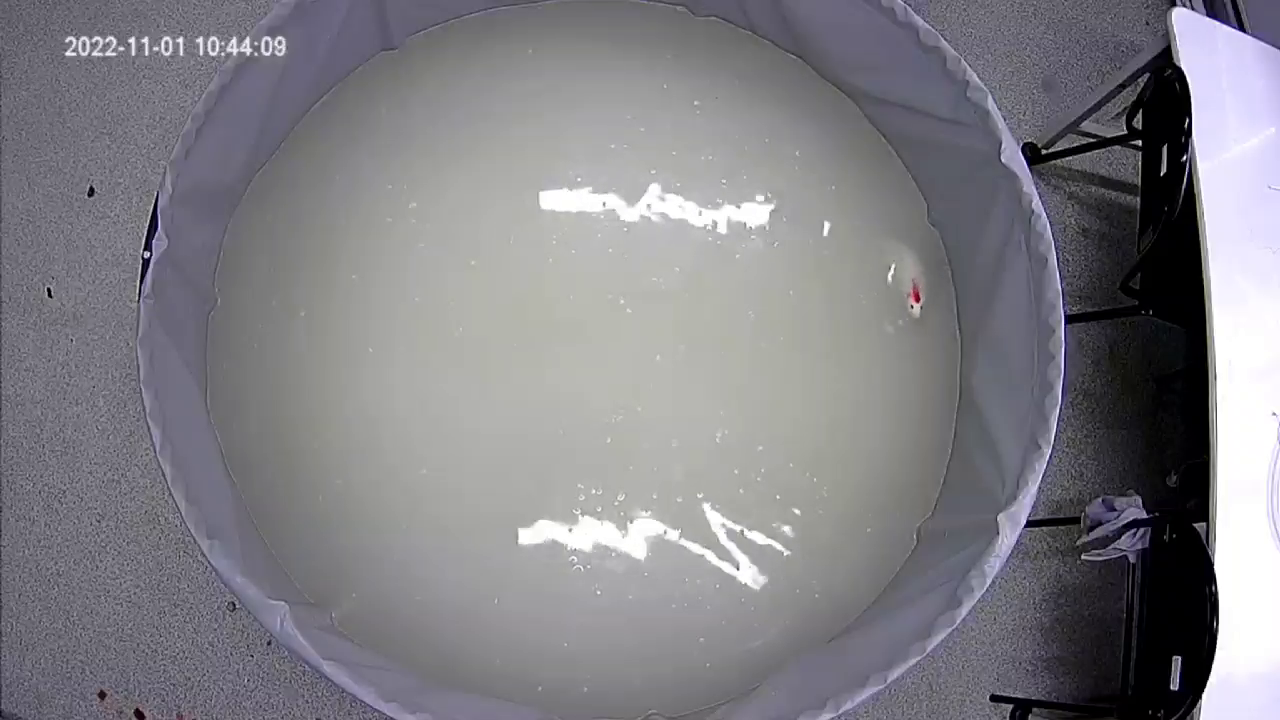
#> input picture frame 27 of Mouse1.mp4, 1280 x 720 px
$ python mouse_video.py
#> lines starting #> are read from the running program, lines starting #| are printed output that depends on the picture; after the words box and inside, x2 and y2 are one past the last pixel; in counts of white or black regions, pixels touching at a corner belong together
import tkinter as tk
from PIL import Image, ImageTk
import cv2
import numpy as np

cap = cv2.VideoCapture("Mouse1.mp4")
first_frame = cap.read()[1]
#> first_frame is the input picture: shape (720, 1280, 3); mean B, G, R 133, 127.5, 128.6
(w, h, c) = first_frame.shape
#> w = 720; h = 1280; c = 3
template = np.zeros(first_frame.shape[:2], dtype="uint8")
matrix = np.ones(first_frame.shape)*255
#cv2.imshow("template", template)
#cv2.imshow("matrix", matrix)
my_list =[]
while True:
    frame = cap.read()[1]
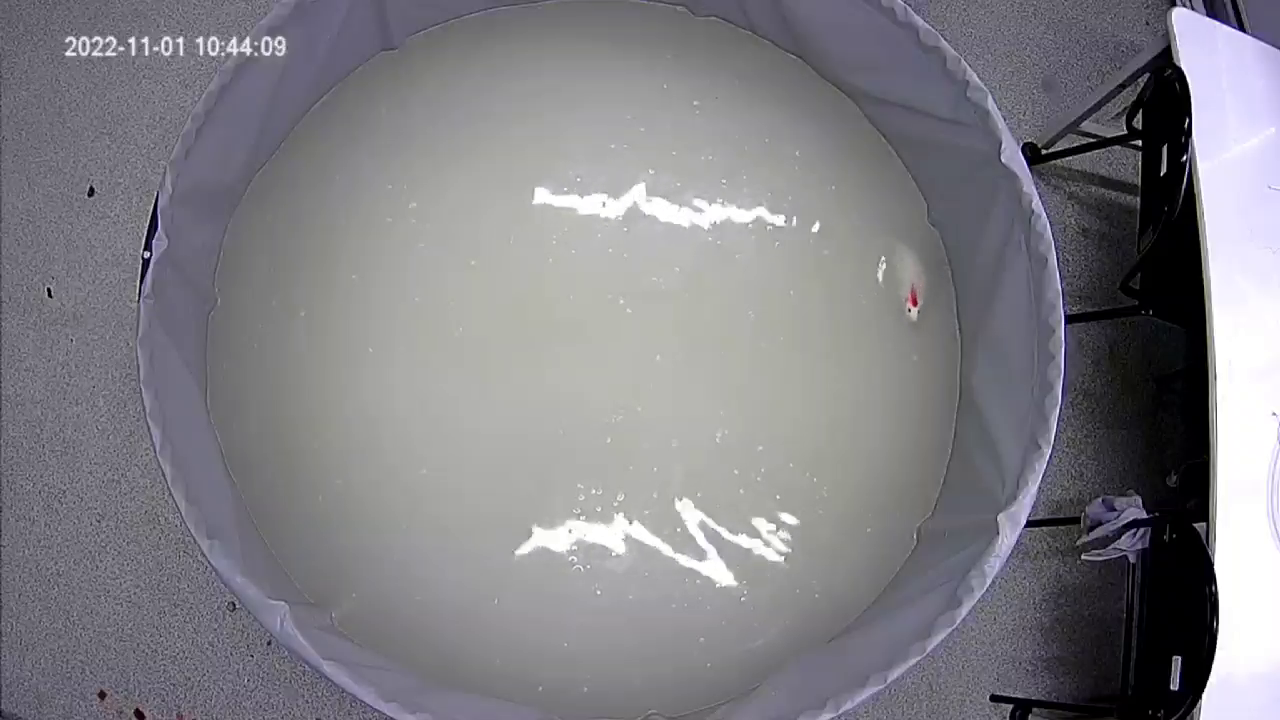
#> input picture frame 28 of Mouse1.mp4, 1280 x 720 px
#> frame is the input picture: shape (720, 1280, 3); mean B, G, R 133, 127.4, 128.6
    hsv = cv2.cvtColor(frame, cv2.COLOR_RGB2HSV)
#> hsv: shape (720, 1280, 3); mean H, S, V 118.2, 22.6, 134.1
    h_min = (118, 86, 96)
    h_max = (144, 255, 255)
    thresh = cv2.inRange(hsv, h_min, h_max)
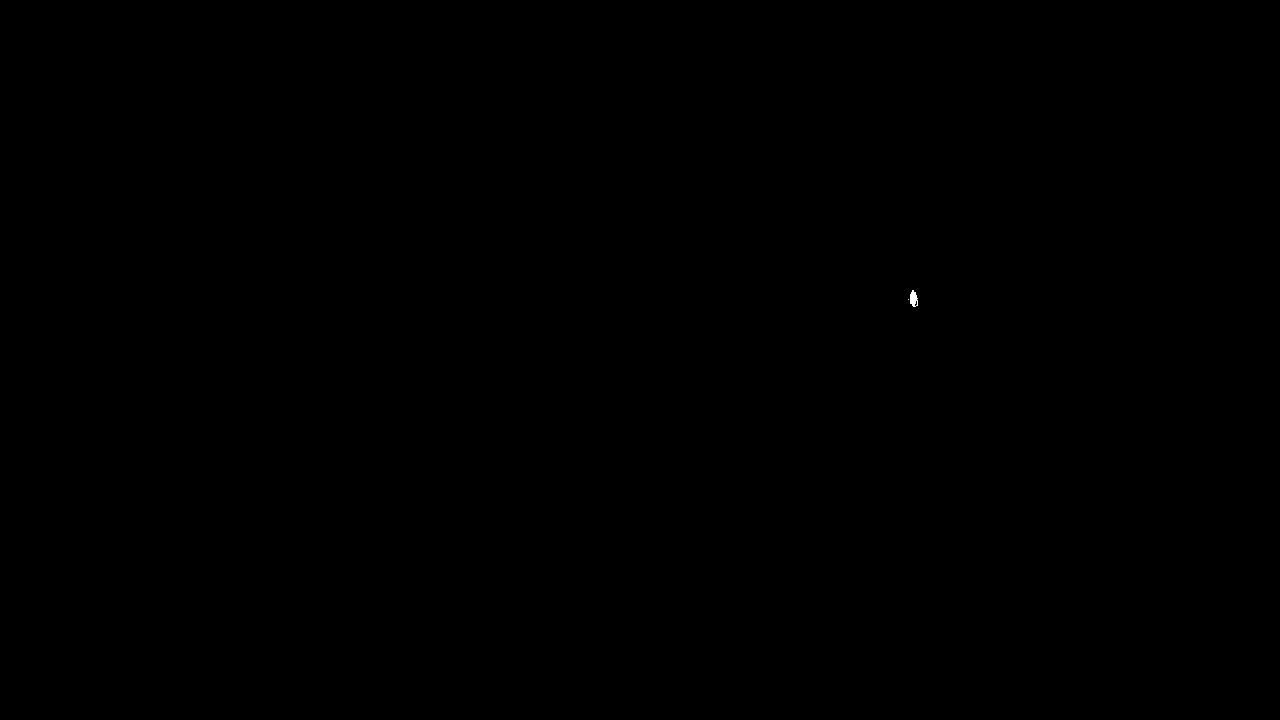
#> thresh: shape (720, 1280); 0.01% white; 2 white regions (1 under 20 px)
    cnts, hierarchy = cv2.findContours(thresh, cv2.RETR_EXTERNAL, cv2.CHAIN_APPROX_SIMPLE)
#> cnts = 2 contours, 1 with area under 20; largest, box (x1, y1, x2, y2) and area: (910, 290, 918, 307) 83
    cv2.drawContours(frame, cnts, -1, (255, 0, 0), 2, cv2.LINE_AA, hierarchy, 1)
#> frame: shape (720, 1280, 3); 0.02% of pixels changed, all inside (x1, y1, x2, y2) = (906, 288, 920, 309)
    for cnt in cnts:
        approx = cv2.approxPolyDP(cnt, 0.01 * cv2.arcLength(cnt, True), True)
        if len(approx) > 5:
            ellipse = cv2.fitEllipse(cnt)
            (x, y), (MA, ma), angle = cv2.fitEllipse(cnt)
            c = (int(x), int(y))
            cv2.ellipse(frame, ellipse, (0, 255, 255), 2)
            cv2.circle(matrix, c, 1, (0, 0, 255), 2)
            my_list.append(c)
#> this loop made 2 passes
#> (x, y, MA, ma, angle, c) on pass 2: (913.3, 298.7, 7.14, 16.09, 171.8, (913, 298))
#> approx on pass 1: [[908, 299]]
#> frame: shape (720, 1280, 3); mean B, G, R 133, 127.5, 128.6
#> after the loop, my_list = [(913, 298)]

    my_list=my_list
    template = cv2.bitwise_or(template, thresh)
    cv2.imshow("frame", frame)
    cv2.imshow("matrix", matrix)
    # [4 lines of commented-out code are left out]
    cv2.waitKey(1)

$ run again, starting later in the video
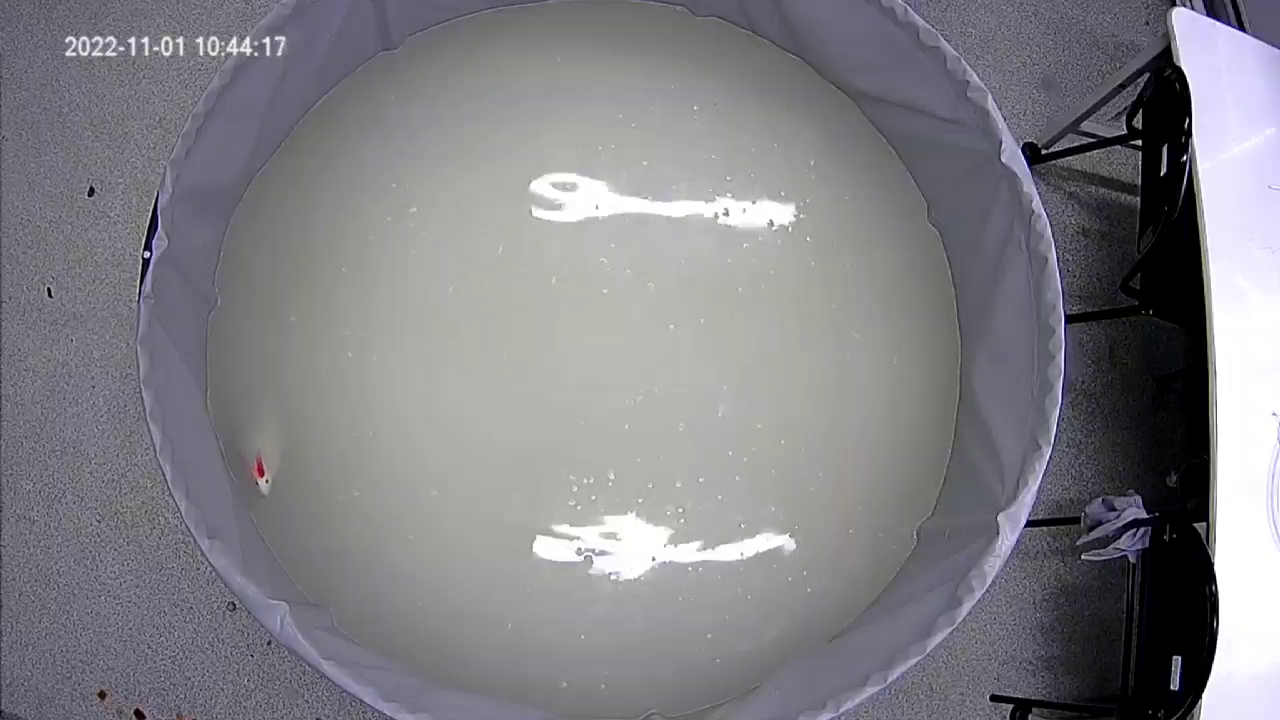
#> input picture frame 125 of Mouse1.mp4, 1280 x 720 px
#> first_frame is the input picture: shape (720, 1280, 3); mean B, G, R 133.1, 127.6, 128.8
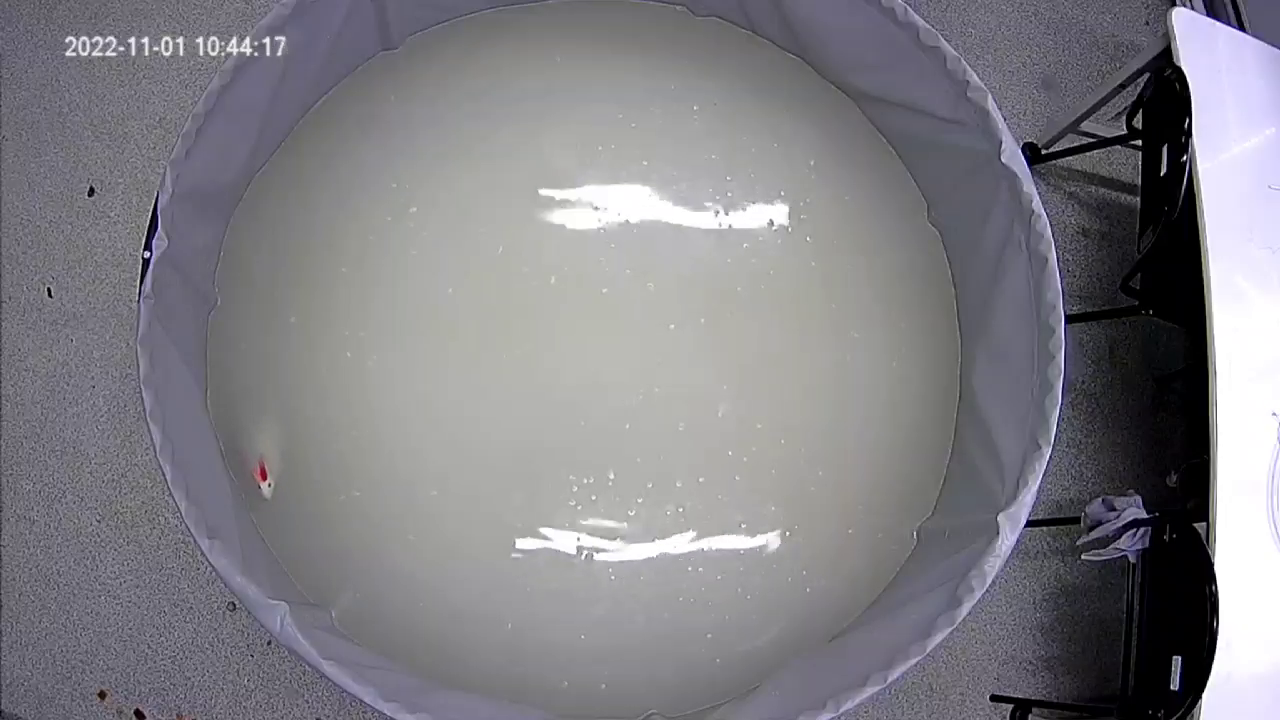
#> input picture frame 126 of Mouse1.mp4, 1280 x 720 px
#> frame is the input picture: shape (720, 1280, 3); mean B, G, R 132.9, 127.3, 128.6
#> hsv: shape (720, 1280, 3); mean H, S, V 119.3, 22.5, 134
#> thresh: shape (720, 1280); 0.02% white; 1 white region
#> cnts = 1 contour; box (x1, y1, x2, y2) and area: (256, 462, 268, 482) 116
#> the loop `for cnt in cnts:` made 1 pass
#> (x, y, MA, ma, angle, c) on pass 1: (261.6, 472.6, 9.69, 18.3, 176.7, (261, 472))
#> after the loop `for cnt in cnts:`: my_list = [(261, 472)]

$ run again, starting later in the video
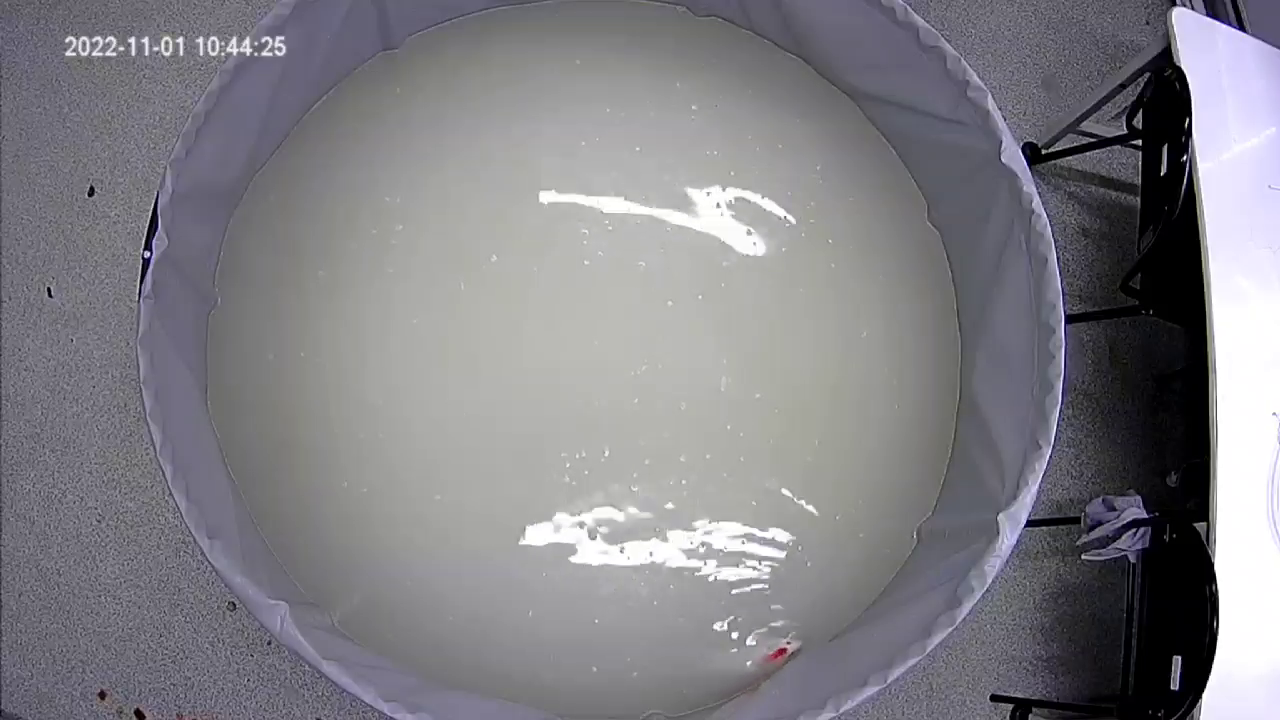
#> input picture frame 222 of Mouse1.mp4, 1280 x 720 px
#> first_frame is the input picture: shape (720, 1280, 3); mean B, G, R 133.3, 127.7, 128.9
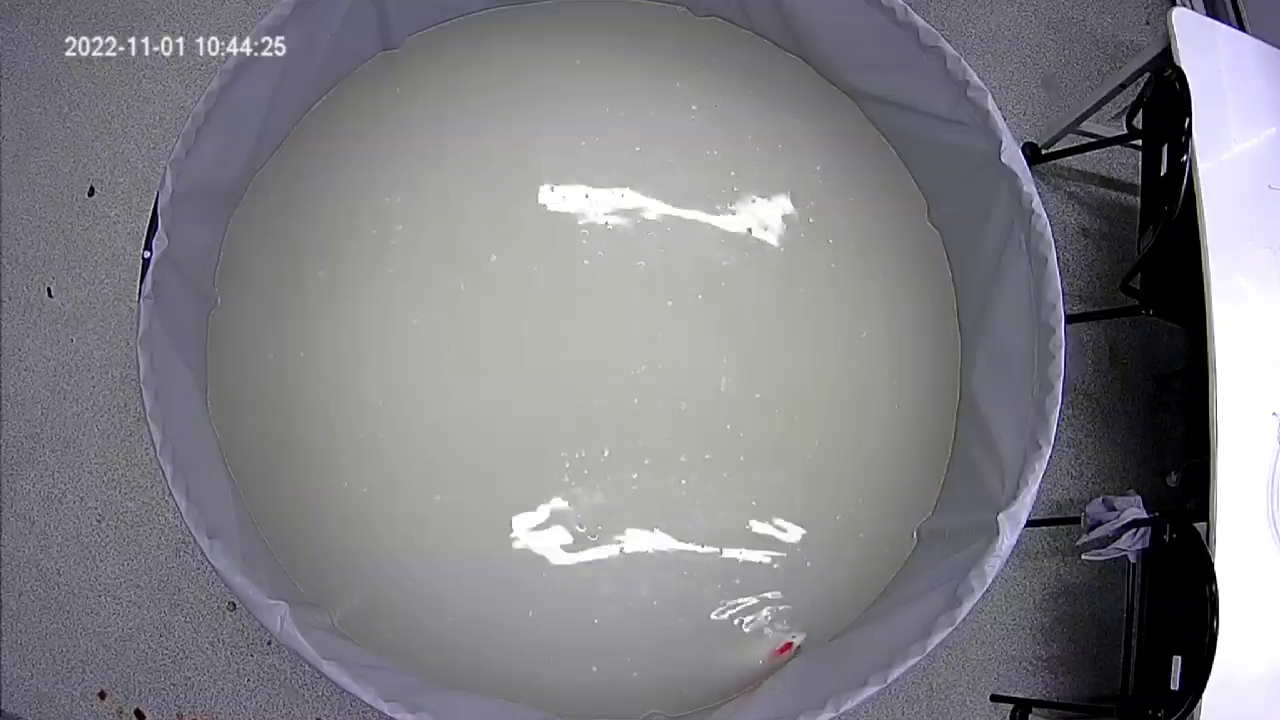
#> input picture frame 223 of Mouse1.mp4, 1280 x 720 px
#> frame is the input picture: shape (720, 1280, 3); mean B, G, R 133.1, 127.6, 128.8
#> hsv: shape (720, 1280, 3); mean H, S, V 118.2, 21.3, 134.2
#> thresh: shape (720, 1280); 0.02% white; 1 white region
#> cnts = 1 contour; box (x1, y1, x2, y2) and area: (776, 642, 793, 656) 138
#> the loop `for cnt in cnts:` made 1 pass
#> (x, y, MA, ma, angle, c) on pass 1: (783.8, 650.6, 10.18, 22.33, 48.49, (783, 650))
#> after the loop `for cnt in cnts:`: my_list = [(783, 650)]
